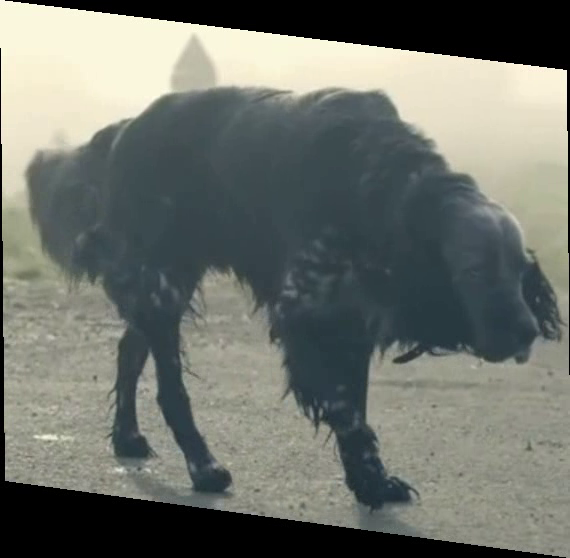
#> input picture frame 19 of objeto_1_forma.avi, 570 x 558 px, given in place of video_perro.mp4, which was not available
$ python main.py
#> lines starting #> are read from the running program, lines starting #| are printed output that depends on the picture; after the words box and inside, x2 and y2 are one past the last pixel; in counts of white or black regions, pixels touching at a corner belong together; pictures that were not available may be replaced by others from this repository, and a replacement may not be noted
import os
import cv2
import numpy

VIDEO_ENTRADA = 'video_perro.mp4'
CARPETA_SALIDA = 'output'
VENTANA = 'Practica 1'
FRAMES_SALTO = 10            # frames que se avanzan con la tecla 'a'
DISTANCIA_MISMO_OBJETO = 50  # px: una region nueva mas cerca que esto sustituye a la otra
RADIO_AGARRE = 10            # px alrededor de un vertice en los que un clic lo agarra
RADIO_VERTICE = 6            # tamaño con el que se dibujan los vertices
ESPERA_TECLA_MS = 20
TERMINAR = 0                 # lo que devuelve etiquetar_frame() al pulsar 'q'

# Colores en BGR
ROJO = (0, 0, 255)
VERDE = (0, 255, 0)
AZUL = (255, 0, 0)
AMARILLO = (0, 255, 255)
NEGRO = (0, 0, 0)

puntos_en_curso = []        # puntos de la region que se esta dibujando ahora
regiones_actuales = []      # una region por objeto; None si se borro (asi no cambian los numeros)
vertice_arrastrado = None   # (indice_objeto, indice_vertice) que se esta moviendo


# Geometria

# [124 lines left out: functions rectangulo_envolvente, tramos_de_fila, tramos_dentro, esta_dentro, estan_cerca, distancia_centros and 4 more, not called in this run]


# Dibujo y teclado

def dibujar_region(img, region, color, cerrada):
    for i in range(1, len(region)):
        cv2.line(img, region[i - 1], region[i], color, 2)
    if cerrada:
        cv2.line(img, region[-1], region[0], color, 2)
    for vertice in region:
        cv2.circle(img, vertice, RADIO_VERTICE, AMARILLO, -1)
        cv2.circle(img, vertice, RADIO_VERTICE, NEGRO, 1)  # borde para que se vea en fondos claros


def pintar_estado(frame, num_frame):
    """Copia del frame con los objetos, la region en curso y el numero de frame."""
    img = frame.copy()
    arrastrado = None
    if vertice_arrastrado is not None:
        arrastrado = vertice_arrastrado[0]
    for i, region in enumerate(regiones_actuales):
        if region is None:
            continue
        color = AZUL if i == arrastrado else VERDE
        dibujar_region(img, region, color, True)
        cv2.putText(img, str(i + 1), region[0], cv2.FONT_HERSHEY_SIMPLEX, 1, color, 2)
    dibujar_region(img, puntos_en_curso, ROJO, False)
    cv2.putText(img, 'Frame ' + str(num_frame), (20, 40), cv2.FONT_HERSHEY_SIMPLEX, 1, NEGRO, 2)
    return img


def etiquetar_frame(frame, num_frame):
    """Muestra el frame hasta pulsar espacio, a o q. Devuelve cuantos frames avanzar."""
    while True:
        cv2.imshow(VENTANA, pintar_estado(frame, num_frame))
        tecla = cv2.waitKey(ESPERA_TECLA_MS) & 0xFF
        if tecla == ord('c') and len(puntos_en_curso) >= 3:
            cerrar_region()
        elif tecla == ord('z') and len(puntos_en_curso) > 0:
            puntos_en_curso.pop()
        elif tecla == ord(' '):
            return 1
        elif tecla == ord('a'):
            return FRAMES_SALTO
        elif tecla == ord('q'):
            return TERMINAR


# Fases del programa

def etiquetar_video(ruta):
    """Fase 1: deja etiquetar el video. Devuelve (regiones_por_frame, fps, ancho, alto)."""
#> called with ruta = 'video_perro.mp4'
    cap = cv2.VideoCapture(ruta)
    fps = cap.get(cv2.CAP_PROP_FPS)
    ancho = int(cap.get(cv2.CAP_PROP_FRAME_WIDTH))
    alto = int(cap.get(cv2.CAP_PROP_FRAME_HEIGHT))

    cv2.namedWindow(VENTANA, cv2.WINDOW_NORMAL)
    cv2.setMouseCallback(VENTANA, gestionar_raton, (ancho, alto))
    print('clic: punto, arrastrar vertice: mover, c: cerrar, z: deshacer, clic dcho: borrar')
    print('espacio: siguiente, a: saltar', FRAMES_SALTO, 'frames, q: terminar')

    # regiones_por_frame[f] = copia de regiones_actuales en el frame f
    regiones_por_frame = []
    etiquetando = True
    ok, frame = cap.read()
#> frame is the input picture: shape (558, 570, 3); mean B, G, R 107.7, 114.7, 110.5
    while ok:
        frames_a_avanzar = 1
        if etiquetando:
            frames_a_avanzar = etiquetar_frame(frame, len(regiones_por_frame))
#> in pintar_estado, `cv2.putText(img, 'Frame ' + str(num_frame), (20, 40), cv2.FONT_HERSHEY..`:
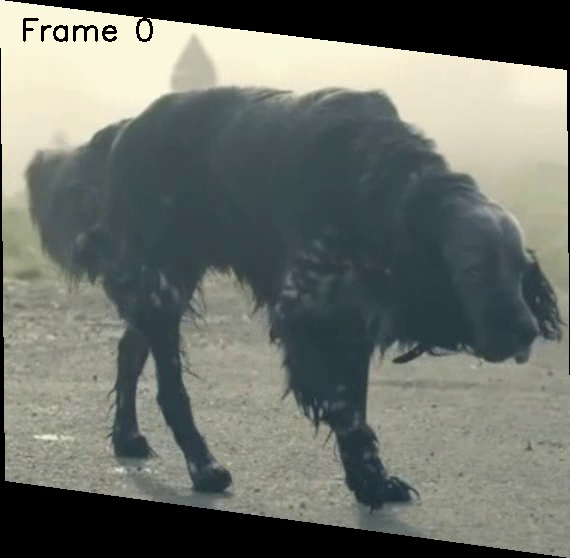
#> img: shape (558, 570, 3); 0.26% of pixels changed, all inside (x1, y1, x2, y2) = (23, 18, 153, 42)
#> (key q is pressed here)
#> frames_a_avanzar = 0
            puntos_en_curso.clear()  # una region sin cerrar no pasa al siguiente frame
            if frames_a_avanzar == TERMINAR:
                # con 'q' el resto del video se queda con las ultimas regiones
                etiquetando = False
                frames_a_avanzar = 1
        # con 'a' los frames saltados reciben las mismas regiones sin etiquetarlos
        for _ in range(frames_a_avanzar):
            regiones_por_frame.append(list(regiones_actuales))
            ok, frame = cap.read()
            if not ok:
                break
#> this loop made 1 pass
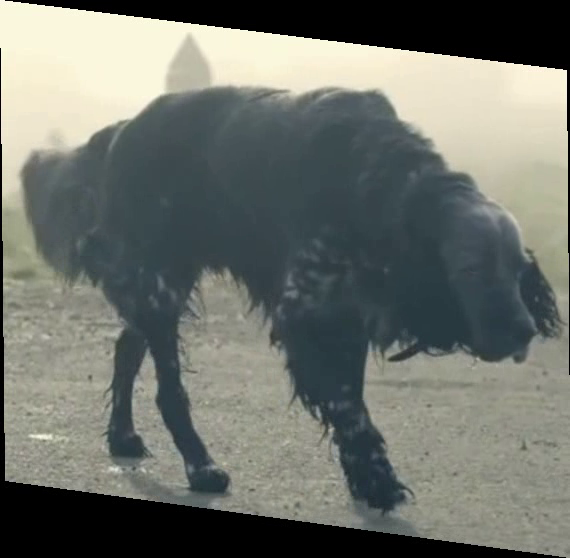
#> input picture frame 20 of objeto_1_forma.avi, 570 x 558 px, given in place of video_perro.mp4, which was not available
#> after the loop, regiones_por_frame = [[]]

    cv2.destroyWindow(VENTANA)
    cap.release()
    return regiones_por_frame, fps, ancho, alto


# [19 lines left out: functions region_de, tamano_maximo, not called in this run]


def crear_video(nombre, fps, tamano):
    fourcc = cv2.VideoWriter_fourcc('X', 'V', 'I', 'D')
    return cv2.VideoWriter(CARPETA_SALIDA + '/' + nombre, fourcc, fps, tamano)


def frame_negro(ancho, alto):
    return numpy.zeros((alto, ancho, 3), dtype=numpy.uint8)


# [52 lines left out: function generar_videos, not called in this run]


if __name__ == '__main__':
    regiones_por_frame, fps, ancho, alto = etiquetar_video(VIDEO_ENTRADA)
    generar_videos(VIDEO_ENTRADA, regiones_por_frame, fps, ancho, alto)

$ run again, starting later in the video
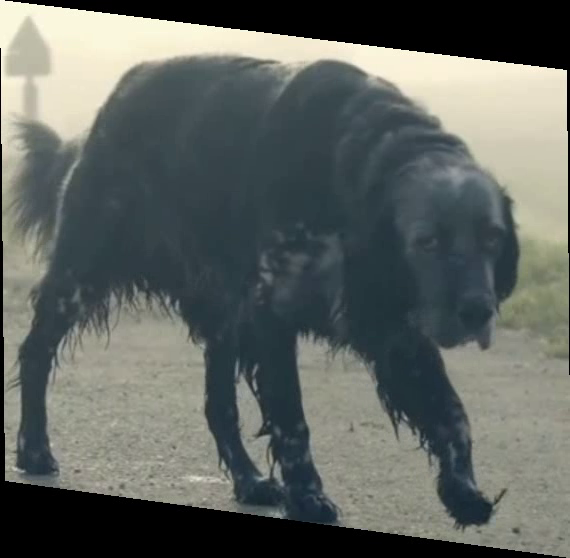
#> input picture frame 86 of objeto_1_forma.avi, 570 x 558 px, given in place of video_perro.mp4, which was not available
#> in etiquetar_video, frame is the input picture: shape (558, 570, 3); mean B, G, R 97.1, 101.4, 96
#> in pintar_estado, `cv2.putText(img, 'Frame ' + str(num_frame), (20, 40), cv2.FONT_HERSHEY..`:
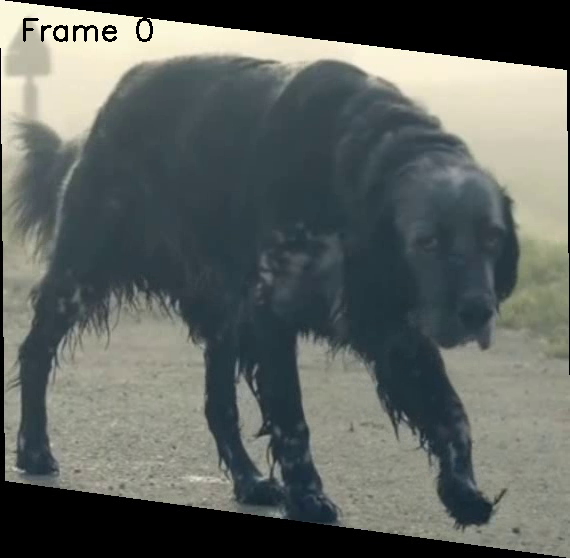
#> img: shape (558, 570, 3); 0.26% of pixels changed, all inside (x1, y1, x2, y2) = (23, 18, 153, 42)
#> frames_a_avanzar = 0
#> the loop in etiquetar_video, `for _ in range(frames_a_avanzar):` made 1 pass
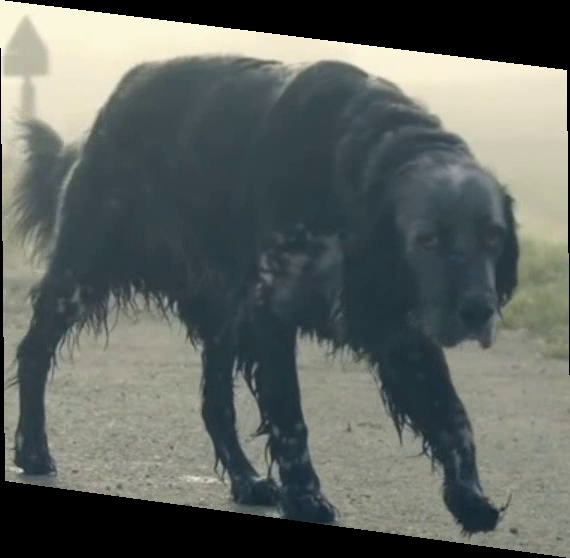
#> input picture frame 87 of objeto_1_forma.avi, 570 x 558 px, given in place of video_perro.mp4, which was not available
#> after the loop in etiquetar_video, `for _ in range(frames_a_avanzar):`: regiones_por_frame = [[]]

$ run again, starting later in the video
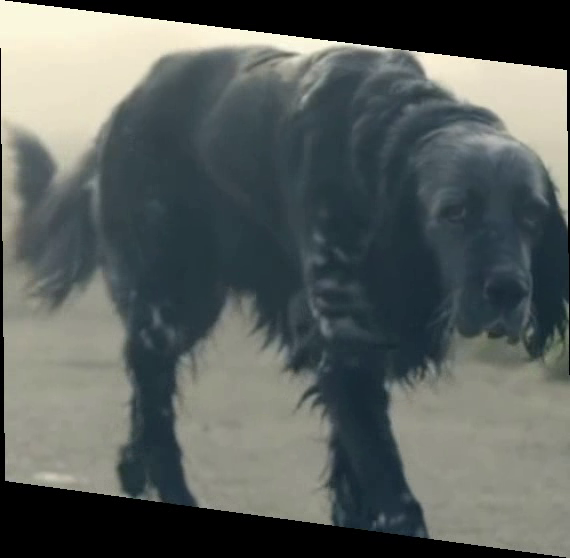
#> input picture frame 154 of objeto_1_forma.avi, 570 x 558 px, given in place of video_perro.mp4, which was not available
#> in etiquetar_video, frame is the input picture: shape (558, 570, 3); mean B, G, R 92.9, 95.8, 89.6
#> in pintar_estado, `cv2.putText(img, 'Frame ' + str(num_frame), (20, 40), cv2.FONT_HERSHEY..`:
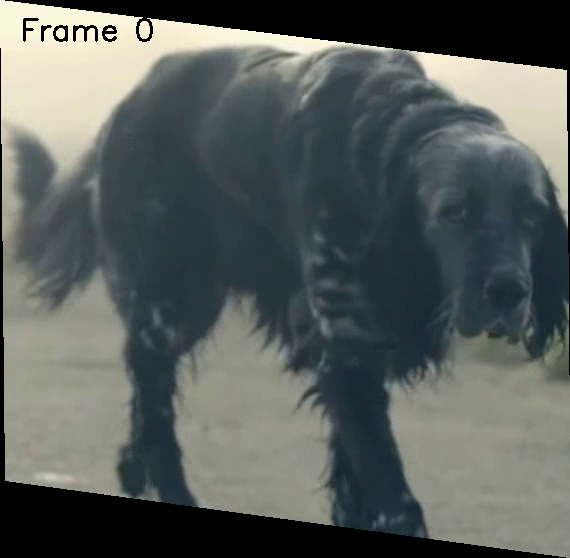
#> img: shape (558, 570, 3); 0.26% of pixels changed, all inside (x1, y1, x2, y2) = (23, 18, 153, 42)
#> frames_a_avanzar = 0
#> the loop in etiquetar_video, `for _ in range(frames_a_avanzar):` made 1 pass
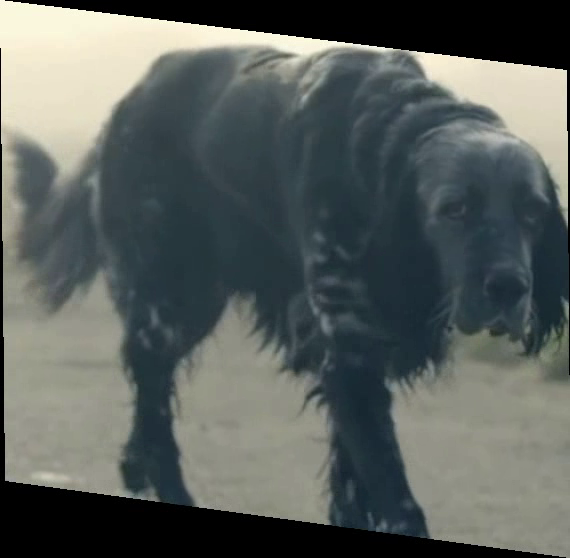
#> input picture frame 155 of objeto_1_forma.avi, 570 x 558 px, given in place of video_perro.mp4, which was not available
#> after the loop in etiquetar_video, `for _ in range(frames_a_avanzar):`: regiones_por_frame = [[]]
